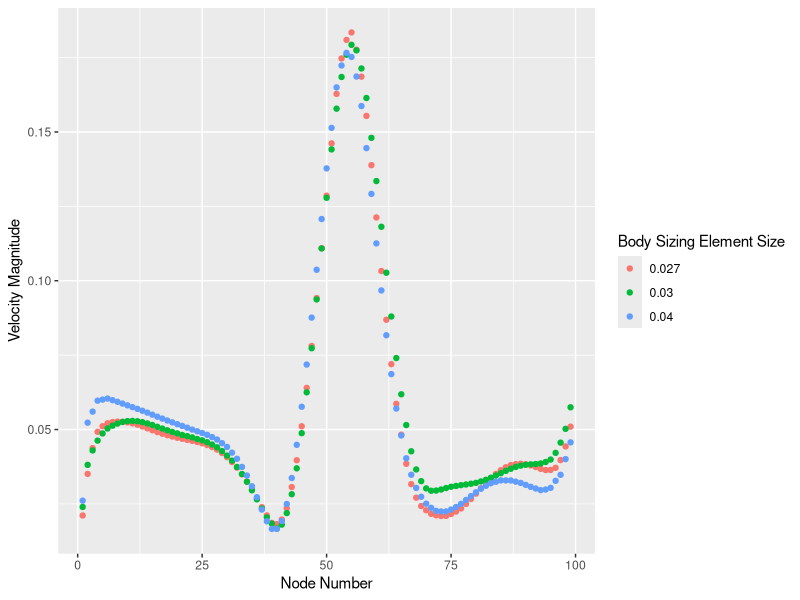

This figure's R source:


#meshing sensitivity analysis


#orientation 2

setwd('C:/Users/wilso/Documents/Research/dissertation/ANSYS St. James files')

library(readr)
library(ggplot2)
library(ggpubr)

rake2.0.027<-read.csv('orientation2_rake2_0.027.csv')
rake2.0.03<-read.csv('orientation2_rake2_0.03_2.csv')
rake2.0.04<-read.csv('orientation2_rake2_0.04.csv')


orientation2rake2<-rbind(rake2.0.027,rake2.0.03,rake2.0.04)
type2<-c(rep("0.027",99),rep("0.03",99),rep("0.04",99))
orientation2rake2$type<-type2

ggplot(data=orientation2rake2)+geom_point(aes(x=nodenumber,y=velocity.magnitude,colour=type))+
  scale_colour_discrete(name="Body Sizing Element Size")+
  scale_y_continuous(name="Velocity Magnitude")+
  scale_x_continuous(name="Node Number")

